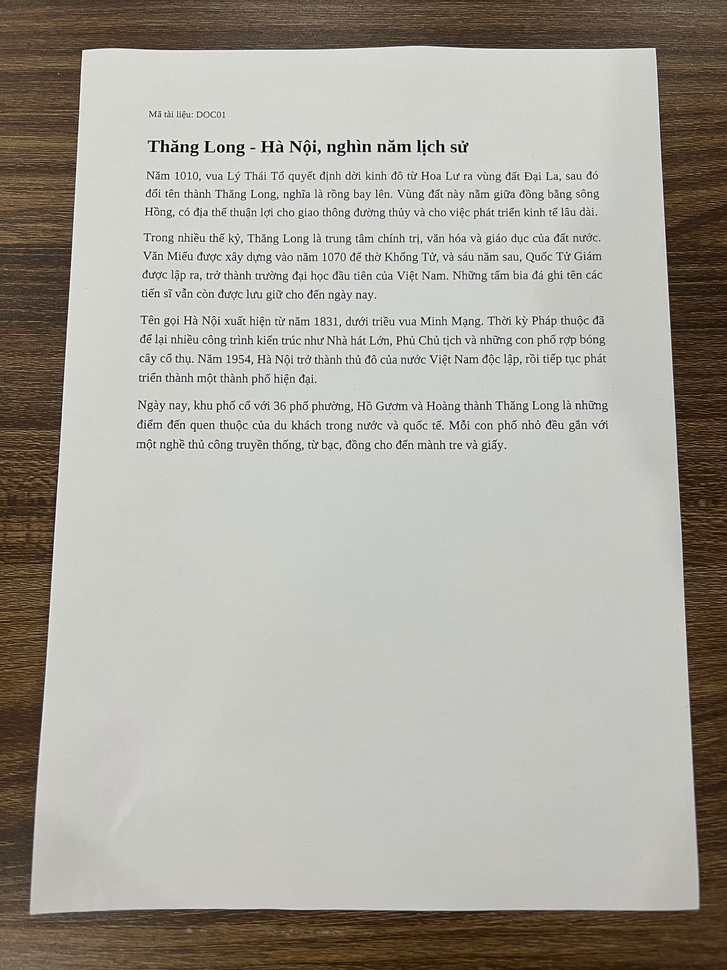
#> input picture data/raw/doc01_binh_thuong.jpg, 727 x 970 px, shrunk from 1932 x 2576 before the run
$ python -i enhancer.py   (imports and definitions only)
#> lines starting #> are read from the running program, lines starting #| are printed output that depends on the picture; after the words box and inside, x2 and y2 are one past the last pixel; in counts of white or black regions, pixels touching at a corner belong together
#> further down, picture is the input picture: shape (970, 727, 3); mean B, G, R 158.3, 166.6, 170.2
"""Module tiền xử lý và tăng cường chất lượng ảnh tài liệu.

================================================================================
PHÂN CÔNG: Thành viên 2 (TV2) sở hữu và chỉnh sửa file này.
Các thành viên khác KHÔNG sửa file này để tránh xung đột Git (Merge Conflict).
================================================================================

Lộ trình công việc của TV2 trong file này:
- Tuần 1 (Đã xong): Chốt chữ ký hàm `enhance(image, ...)` và các hàm con.
- Tuần 2:
    + Hoàn thiện `to_grayscale(image)`: chuyển ảnh màu BGR sang đa mức xám.
    + Hoàn thiện `apply_threshold(gray, cfg)`: cài đặt ngưỡng toàn cục Otsu (`"otsu"`)
      và ngưỡng thích nghi (`"adaptive_mean"`, `"adaptive_gaussian"`).
- Tuần 3:
    + Hoàn thiện `remove_shadow_bg(gray, cfg)`: ước lượng nền sáng bằng phép đóng hình thái học
      (Morphological Closing) hoặc làm mờ nhân lớn, sau đó chia chuẩn hóa để khử bóng đổ.
    + Hoàn thiện `denoise_image(gray, cfg)`: lọc trung vị (Median) hoặc lọc song phương (Bilateral).
    + Hoàn thiện `apply_clahe(gray, cfg)`: cân bằng biểu đồ mức xám cục bộ có giới hạn tương phản.
"""

from __future__ import annotations

from typing import Any
import cv2
import numpy as np


DEFAULT_ENHANCE_CONFIG: dict[str, Any] = {
    "bg_kernel_size": 31,
    "denoise_method": "median",          # "median" hoặc "bilateral"
    "denoise_ksize": 3,
    "bilateral_d": 9,
    "bilateral_sigma_color": 50,
    "bilateral_sigma_space": 50,
    "clahe_clip_limit": 2.0,
    "clahe_tile_grid": (8, 8),
    "threshold_method": "adaptive_gaussian",
    "block_size": 21,
    "c_offset": 10,
}

def _validate_gray(gray: np.ndarray) -> np.ndarray:
    """Kiểm tra ảnh xám đầu vào và chuẩn hóa về uint8."""
    if gray is None or not isinstance(gray, np.ndarray) or gray.size == 0:
        raise ValueError("Ảnh đầu vào không hợp lệ (None hoặc rỗng).")
    if gray.ndim != 2:
        raise ValueError("Hàm này yêu cầu ảnh xám một kênh (HxW).")
    if gray.dtype != np.uint8:
        gray = np.clip(gray, 0, 255).astype(np.uint8)
    return gray


def to_grayscale(image: np.ndarray) -> np.ndarray:
    """Chuyển ảnh BGR 3 kênh sang ảnh đa mức xám 1 kênh uint8."""
    if image is None or not isinstance(image, np.ndarray) or image.size == 0:
        raise ValueError("Ảnh đầu vào không hợp lệ (None hoặc rỗng).")

    if image.dtype != np.uint8:
        image = np.clip(image, 0, 255).astype(np.uint8)

    if image.ndim == 2:
        return image.copy()

    if image.ndim == 3 and image.shape[2] == 3:
        return cv2.cvtColor(image, cv2.COLOR_BGR2GRAY)
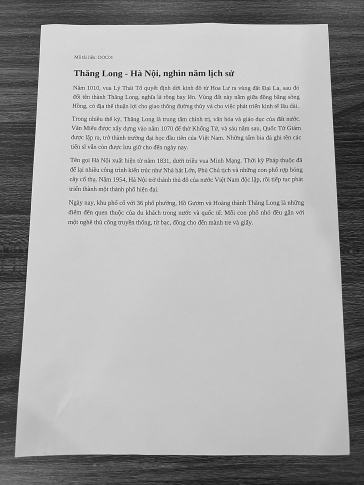
#> returned value: shape (970, 727) (shown at 1/2 size); min 0, max 255, mean 166.7

    raise ValueError("Ảnh phải có dạng HxW (xám) hoặc HxWx3 (BGR).")


def remove_shadow_bg(gray: np.ndarray, cfg: dict[str, Any]) -> np.ndarray:
    """
    Ước lượng nền sáng bằng Morphological Closing rồi chia chuẩn hóa.

    Closing giúp lấp các vùng tối nhỏ (ví dụ nét chữ) để ước lượng nền
    chiếu sáng. Kernel cần đủ lớn so với độ dày nét chữ và kích thước ảnh.
    """
    gray = _validate_gray(gray)
    cfg = cfg or {}

    ksize = int(cfg.get("bg_kernel_size", DEFAULT_ENHANCE_CONFIG["bg_kernel_size"]))
    ksize = max(3, ksize)
    if ksize % 2 == 0:
        ksize += 1

    kernel = cv2.getStructuringElement(
        cv2.MORPH_ELLIPSE, (ksize, ksize)
    )
    background = cv2.morphologyEx(gray, cv2.MORPH_CLOSE, kernel)
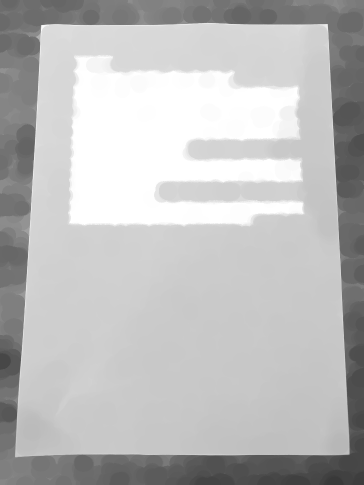
#> background: shape (970, 727) (shown at 1/2 size); min 57, max 255, mean 188.6

    # Tránh chia cho 0 tại các điểm nền rất tối.
    background = np.maximum(background, 1)
    corrected = cv2.divide(gray, background, scale=255)
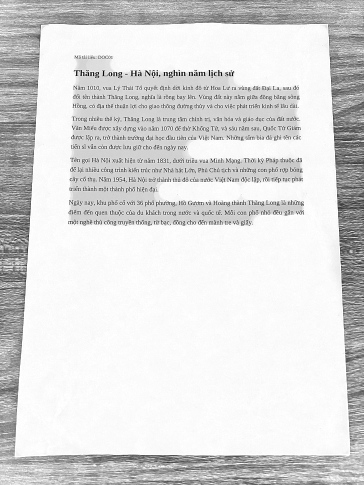
#> corrected: shape (970, 727) (shown at 1/2 size); min 0, max 255, mean 218.9

    # Giữ dải mức xám đầy đủ sau chuẩn hóa.
    corrected = cv2.normalize(
        corrected, None, alpha=0, beta=255, norm_type=cv2.NORM_MINMAX
    )
    return corrected.astype(np.uint8)


def denoise_image(gray: np.ndarray, cfg: dict[str, Any]) -> np.ndarray:
    """Khử nhiễu bằng Median hoặc Bilateral theo cấu hình."""
    gray = _validate_gray(gray)
    cfg = cfg or {}

    method = str(cfg.get("denoise_method", "median")).lower()

    if method == "median":
        ksize = int(cfg.get("denoise_ksize", 3))
        ksize = max(3, ksize)
        if ksize % 2 == 0:
            ksize += 1
        return cv2.medianBlur(gray, ksize)
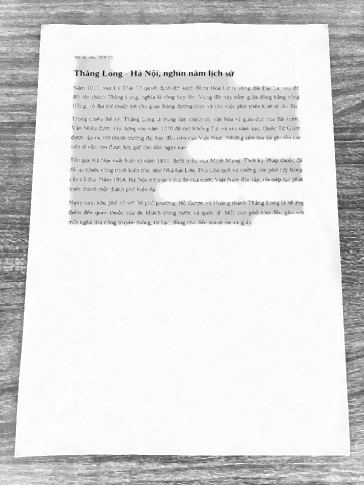
#> returned value: shape (970, 727) (shown at 1/2 size); min 8, max 255, mean 219.6

    if method == "bilateral":
        d = int(cfg.get("bilateral_d", 9))
        sigma_color = float(cfg.get("bilateral_sigma_color", 50))
        sigma_space = float(cfg.get("bilateral_sigma_space", 50))
        return cv2.bilateralFilter(
            gray, d, sigma_color, sigma_space
        )

    raise ValueError(
        "denoise_method không hợp lệ. Chọn 'median' hoặc 'bilateral'."
    )


def apply_clahe(gray: np.ndarray, cfg: dict[str, Any]) -> np.ndarray:
    """Tăng cường tương phản cục bộ bằng CLAHE."""
    gray = _validate_gray(gray)
    cfg = cfg or {}

    clip_limit = float(
        cfg.get("clahe_clip_limit", DEFAULT_ENHANCE_CONFIG["clahe_clip_limit"])
    )
    tile_grid = tuple(
        cfg.get("clahe_tile_grid", DEFAULT_ENHANCE_CONFIG["clahe_tile_grid"])
    )

    if clip_limit <= 0:
        raise ValueError("clahe_clip_limit phải lớn hơn 0.")
    if len(tile_grid) != 2 or int(tile_grid[0]) <= 0 or int(tile_grid[1]) <= 0:
        raise ValueError("clahe_tile_grid phải gồm 2 số nguyên dương.")

    clahe = cv2.createCLAHE(
        clipLimit=clip_limit,
        tileGridSize=(int(tile_grid[0]), int(tile_grid[1])),
    )
    return clahe.apply(gray)
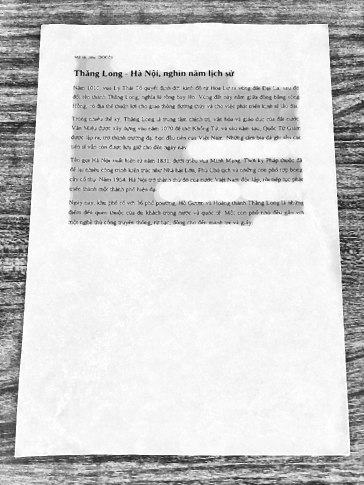
#> returned value: shape (970, 727) (shown at 1/2 size); min 5, max 255, mean 207.5


def apply_threshold(gray: np.ndarray, cfg: dict[str, Any]) -> np.ndarray:
    """
    Nhị phân hóa ảnh, tạo chữ tối trên nền sáng.

    Hỗ trợ:
    - "otsu"
    - "adaptive_mean"
    - "adaptive_gaussian"
    """
    gray = _validate_gray(gray)
    cfg = cfg or {}

    method = str(cfg.get("threshold_method", "adaptive_gaussian")).lower()

    if method == "otsu":
        _, binary = cv2.threshold(
            gray,
            0,
            255,
            cv2.THRESH_BINARY + cv2.THRESH_OTSU,
        )
        return binary

    if method in ("adaptive_mean", "adaptive_gaussian"):
        block_size = int(cfg.get("block_size", 21))
        if block_size < 3:
            raise ValueError("block_size phải lớn hơn hoặc bằng 3.")
        if block_size % 2 == 0:
            raise ValueError("block_size phải là số lẻ.")

        c_offset = float(cfg.get("c_offset", 10))
        adaptive_method = (
            cv2.ADAPTIVE_THRESH_MEAN_C
            if method == "adaptive_mean"
            else cv2.ADAPTIVE_THRESH_GAUSSIAN_C
        )

        return cv2.adaptiveThreshold(
            gray,
            255,
            adaptive_method,
            cv2.THRESH_BINARY,
            block_size,
            c_offset,
        )
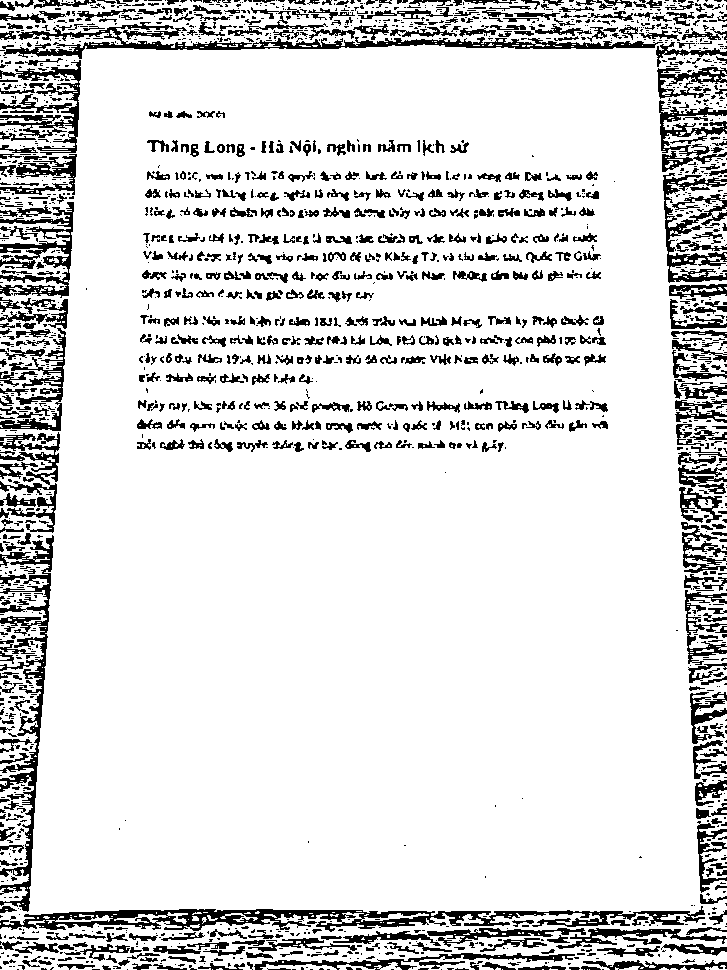
#> returned value: shape (970, 727); 86% white; 2025 black regions (1302 under 20 px), largest, box (x1, y1, x2, y2) and area: (0, 906, 705, 932) 6653, (0, 535, 54, 912) 4530, (2, 22, 663, 59) 4511

    raise ValueError(
        "threshold_method không hợp lệ. Chọn 'otsu', "
        "'adaptive_mean' hoặc 'adaptive_gaussian'."
    )


def enhance(
    image: np.ndarray,
    remove_shadow: bool = True,
    denoise: bool = True,
    use_clahe: bool = True,
    binarize: bool = True,
    config: dict[str, Any] | None = None,
) -> np.ndarray:
    """
    Hàm giao diện chính: tăng cường chất lượng ảnh tài liệu đã nắn phẳng.

    Giữ nguyên tên hàm và tham số cờ để TV3 có thể bật/tắt từng bước
    trong Ablation Study.

    Args:
        image: Ảnh BGR (HxWx3) hoặc ảnh xám (HxW), uint8.
        remove_shadow: Bật/tắt bước loại bỏ bóng.
        denoise: Bật/tắt bước khử nhiễu.
        use_clahe: Bật/tắt bước tăng tương phản CLAHE.
        binarize: Bật/tắt bước nhị phân hóa.
        config: Các tham số ghi đè DEFAULT_ENHANCE_CONFIG.

    Returns:
        Ảnh xám hoặc nhị phân một kênh HxW, dtype uint8.
    """
    gray = to_grayscale(image)
    cfg = {**DEFAULT_ENHANCE_CONFIG, **(config or {})}

    out = gray

    if remove_shadow:
        out = remove_shadow_bg(out, cfg)

    if denoise:
        out = denoise_image(out, cfg)

    if use_clahe:
        out = apply_clahe(out, cfg)

    if binarize:
        out = apply_threshold(out, cfg)

    return out

>>> import cv2
>>> picture = cv2.imread('../data/raw/doc01_binh_thuong.jpg')
>>> result = enhance(picture)

$ run again, on data/raw/doc02_binh_thuong.jpg
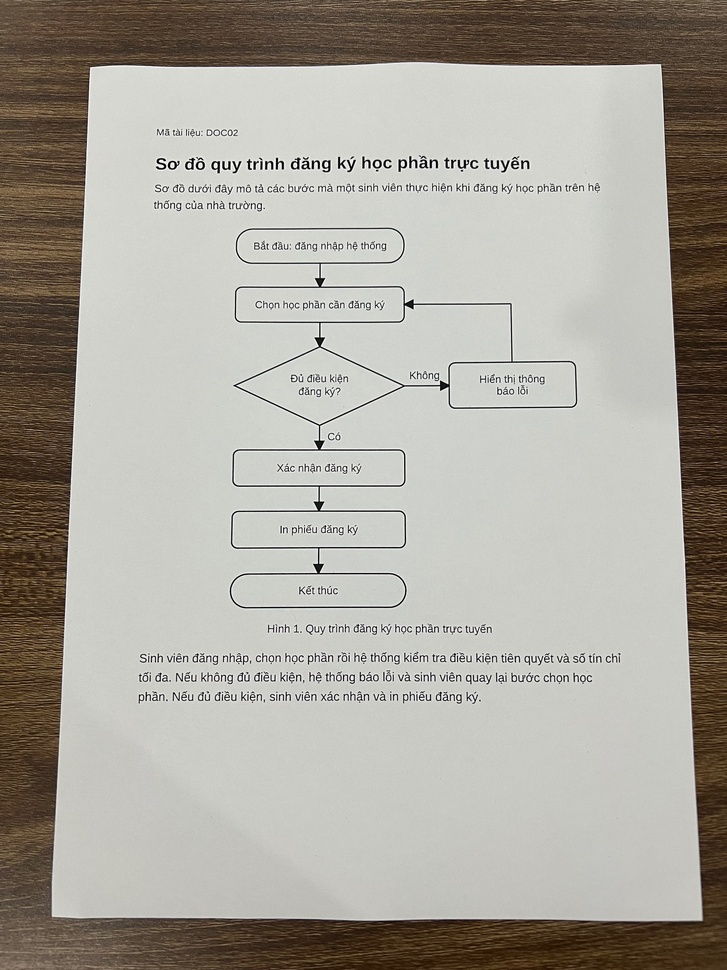
#> input picture data/raw/doc02_binh_thuong.jpg, 727 x 970 px, shrunk from 1932 x 2576 before the run
#> picture is the input picture: shape (970, 727, 3); mean B, G, R 157, 165.5, 169.7
#> in remove_shadow_bg, `background = cv2.morphologyEx(gray, cv2.MORPH_CLOSE, kernel)`:
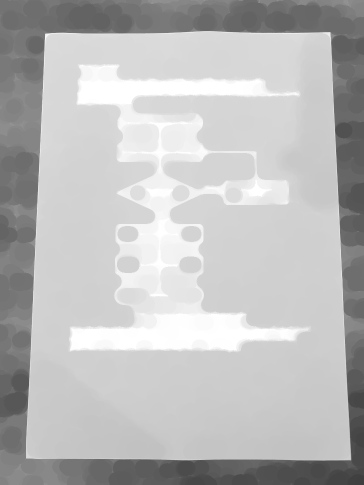
#> background: shape (970, 727) (shown at 1/2 size); min 63, max 255, mean 186.9
#> in apply_threshold, `return cv2.adaptiveThreshold( gray, 255, adaptive_method, cv2.THRESH_B..`:
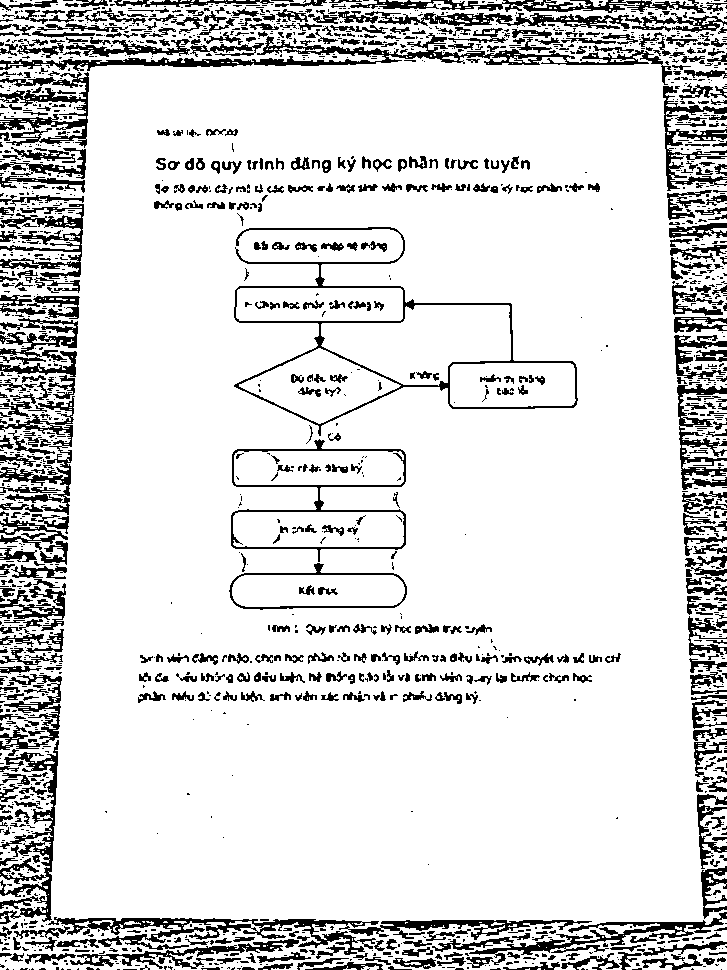
#> returned value: shape (970, 727); 85.6% white; 1822 black regions (1204 under 20 px), largest, box (x1, y1, x2, y2) and area: (48, 917, 592, 955) 5180, (0, 33, 672, 85) 4933, (234, 227, 578, 436) 3734

$ run again, on data/raw/doc07_binh_thuong.jpg
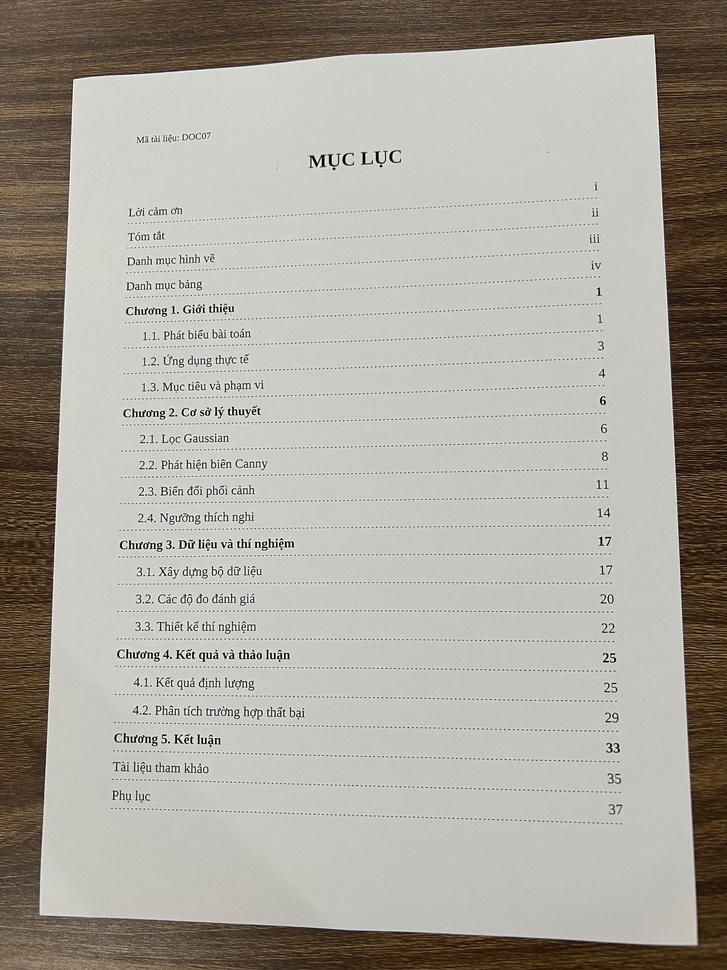
#> input picture data/raw/doc07_binh_thuong.jpg, 727 x 970 px, shrunk from 1932 x 2576 before the run
#> picture is the input picture: shape (970, 727, 3); mean B, G, R 158.4, 167, 170.6
#> in remove_shadow_bg, `background = cv2.morphologyEx(gray, cv2.MORPH_CLOSE, kernel)`:
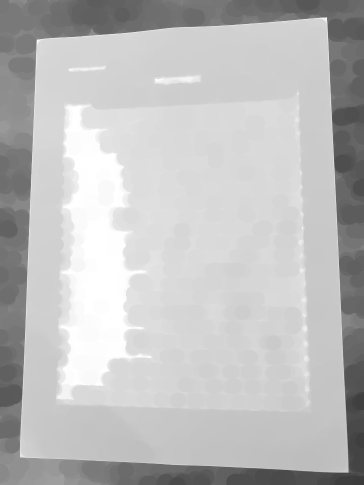
#> background: shape (970, 727) (shown at 1/2 size); min 59, max 255, mean 189.7
#> in apply_threshold, `return cv2.adaptiveThreshold( gray, 255, adaptive_method, cv2.THRESH_B..`:
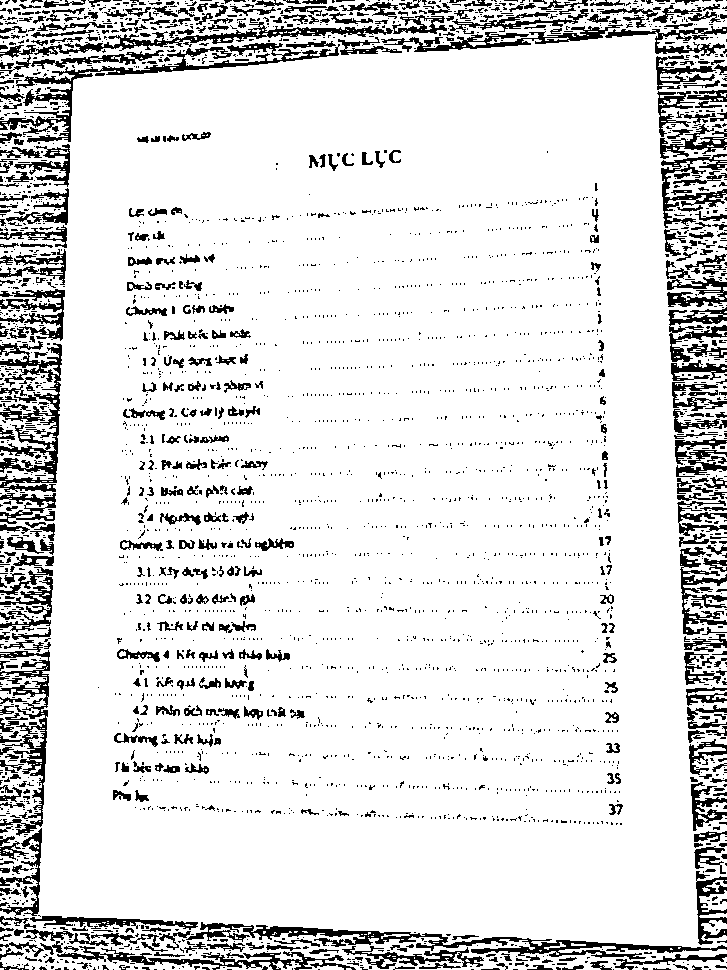
#> returned value: shape (970, 727); 87.3% white; 3446 black regions (2879 under 20 px), largest, box (x1, y1, x2, y2) and area: (186, 922, 727, 960) 4147, (0, 43, 340, 143) 3627, (0, 343, 62, 492) 3387
